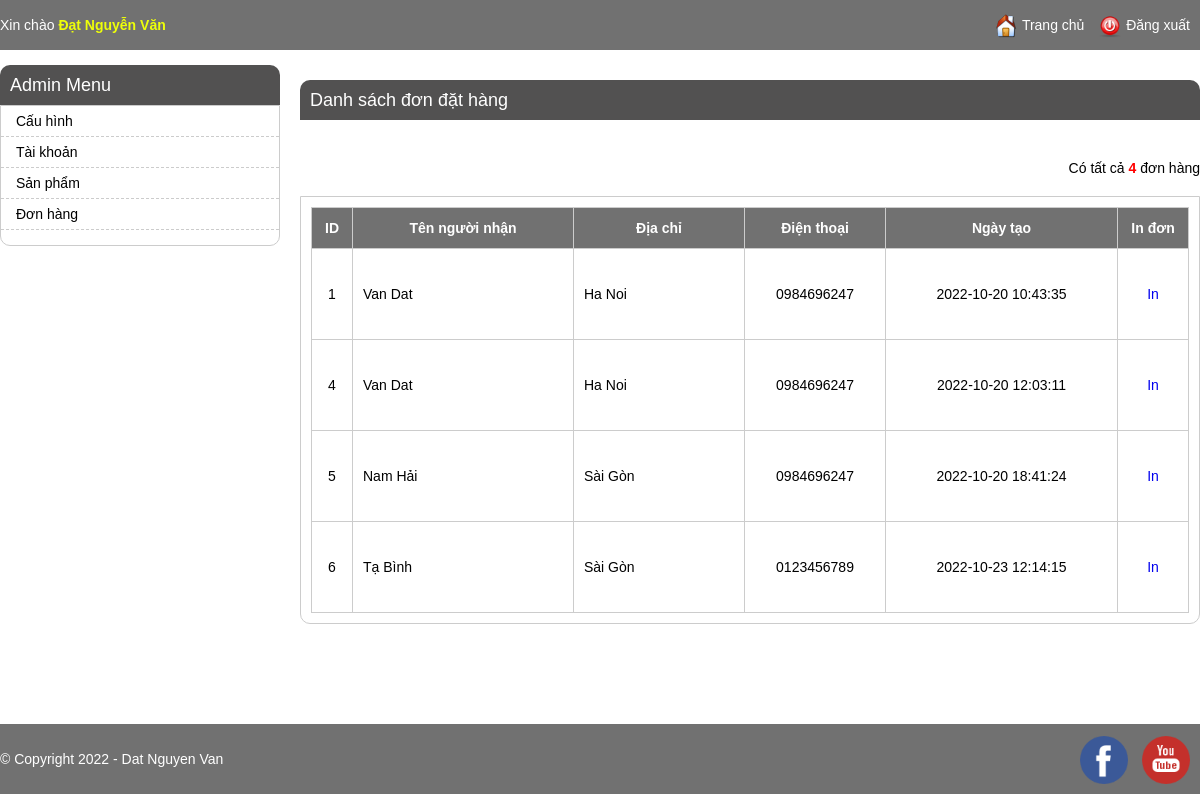
The page /admin/order_listing.php (signed in) on the database its author committed.
### tables this page shows
CREATE TABLE `user` (
  `id` int(11) NOT NULL,
  `name` varchar(50) NOT NULL,
  `email` varchar(50) NOT NULL,
  `password_hash` varchar(255) NOT NULL,
  `address` varchar(250) DEFAULT NULL,
  `tel` varchar(15) DEFAULT NULL,
  `created` datetime NOT NULL DEFAULT current_timestamp(),
  `updated` datetime NOT NULL DEFAULT current_timestamp(),
  `user_level` tinyint(4) NOT NULL DEFAULT 1
);

CREATE TABLE `order` (
  `id` int(11) NOT NULL,
  `user_id` int(11) NOT NULL,
  `name` varchar(50) NOT NULL,
  `email` varchar(50) DEFAULT NULL,
  `tel` varchar(15) NOT NULL,
  `address` varchar(250) NOT NULL,
  `note` varchar(50) DEFAULT NULL,
  `order_date` datetime NOT NULL DEFAULT current_timestamp(),
  `status` tinyint(4) DEFAULT NULL,
  `total_money` int(11) NOT NULL
);

### admin/order_listing.php (the view, shortened to what this page needs)
<?php
if (isset($_SESSION['user_id'])) {
    $mysqli = require __DIR__ . './src/database.php';
    $sql = "SELECT * From user where id = {$_SESSION["user_id"]}";
    $result = $mysqli->query($sql);
    $user = $result->fetch_assoc();
    $orders = $mysqli->query("SELECT * FROM `order`");
}
?>
<!DOCTYPE html>
<html lang="en">
<head>
    <link rel="stylesheet" type="text/css" href="../css/adminStyle1.css">
</head>
<body>
    <?php if (isset($user)) : include "./header.php" ?>
        <div class="main-content">
            <h1>Danh sách đơn đặt hàng</h1>
            <div class="total-items">
                  <span>Có tất cả <strong><?= $orders->num_rows ?></strong> đơn hàng</span>
            </div>
            <div class="listing-items">
                <ul>
                    <li class="listing-item-heading">
                        <div class="listing-prop listing-id">ID</div>
                        <div class="listing-prop listing-name">Tên người nhận</div>
                        <div class="listing-prop listing-address">Địa chỉ</div>
                        <div class="listing-prop listing-phone">Điện thoại</div>
                        <div class="listing-prop listing-button">
                            In đơn
                        </div>
                        <div class="listing-prop listing-time">Ngày tạo</div>
                    </li>
                    <?php  while ($row = mysqli_fetch_array($orders)) { ?>
                    <li>
                        <div class="listing-prop listing-id"><?=$row['id']?></div>
                        <div class="listing-prop listing-name"><?=$row['name']?></div>
                        <div class="listing-prop listing-address"><?=$row['address']?></div>
                        <div class="listing-prop listing-phone"><?=$row['tel']?></div>
                        <div class="listing-prop listing-button">
                            <a href="order_printing.php?id=<?=$row['id']?>" target="_blank">In</a>
                        </div>
                        <div class="listing-prop listing-time"><?= $row["order_date"] ?></div>
                    </li>
                    <?php  } ?>
                </ul>
            </div>
        </div>
        <?php include "./footer.php" ?>
    <?php else :
        header("Location: login.php");
    endif;
    ?>
</body>
</html>

### admin/header.php
<div id="admin-heading-panel">
    <div class="container">
        <div class="left-panel">
            Xin chào <span><?= $user["name"] ?></span>
        </div>
        <div class="right-panel">
            <img height="24" src="../images/icons/home.png" />
            <a href="./index.php">Trang chủ</a>
            <img height="24" src="../images/icons/logout.png" />
            <a href="./logout.php">Đăng xuất</a>
        </div>
    </div>
</div>
<div id="content-wrapper">
    <div class="container">
        <div class="left-menu">
            <div class="menu-heading">Admin Menu</div>
            <div class="menu-items">
                <ul>
                    <li><a href="#">Cấu hình</a></li>
                    <li><a href="account_listing.php">Tài khoản</a></li>
                    <li><a href="product_listing.php">Sản phẩm</a></li>
                    <li><a href="order_listing.php">Đơn hàng</a></li>
                </ul>
            </div>
        </div>
    </div>
</div>

### admin/footer.php (shortened to what this page needs)
<div id="admin-footer">
    <div class="container">
        <div class="left-panel">
            © Copyright 2022 - Dat Nguyen Van
        </div>
        <div class="right-panel">
            <a target="_blank" href="https://www.facebook.com/profile.php?id=100010623635736" title="Facebook"><img height="48" src="../images/icons/facebook.png" /></a>
            <a target="_blank" href="https://www.youtube.com/channel/UCajAz4M2CQ2WQpdGCz4Ba1Q" title="Youtube"><img height="48" src="../images/icons/youtube.png" /></a>
        </div>
    </div>
</div>

### css/adminStyle1.css (style rules this page uses)
body { font-family: arial; padding: 0; margin: 0; font-size: 14px; }
.container { width: 1200px; margin: 0 auto; }
h1 { text-align: center; }
a { text-decoration: none; }
#admin-heading-panel { background: #717171; height: 50px; line-height: 50px; color: #fff; }
#admin-heading-panel a { color: #fff; }
.left-panel { float: left; }
.left-panel span { color: #eeff09; font-weight: bold; }
.right-panel { float: right; }
.right-panel img { vertical-align: middle; }
.right-panel a { margin-right: 10px; }
.left-menu { float: left; width: 280px; }
.main-content { float: left; width: 900px; margin-left: 20px; }
.main-content h1 { margin: 0; text-align: left; background: #525151; color: #fff; font-size: 18px; font-weight: normal; line-height: 40px; border-radius: 10px 10px 0 0; padding: 0 10px; }
#admin-footer { margin-top: 100px; background: #717171; padding: 5px 0; line-height: 60px; color: #FFF; }
#content-wrapper .container { padding: 15px 0; }
.menu-heading { background: #525151; line-height: 20px; padding: 10px; color: #FFF; border-radius: 10px 10px 0 0; font-size: 18px; }
.menu-items ul { margin: 0; padding: 0; }
.menu-items ul li { list-style: none; line-height: 30px; border-bottom: 1px dashed #ccc; padding-left: 15px; }
.menu-items ul li a { color: #000; }
.menu-items ul li:first-child { border-top: 0; }
.menu-items { padding: 0 0px 15px 0px; border: 1px solid #ccc; border-radius: 0 0 10px 10px; }
.listing-items { padding: 10px; border: 1px solid #ccc; border-radius: 0 0 10px 10px; }
.listing-items ul { padding: 0; margin: 0; }
.listing-prop { float: left; border-left: 1px solid #ccc; line-height: 90px; padding: 0 10px; }
.listing-id { width: 20px; text-align: center; }
.listing-name { padding-left: 10px; border-right: 0; float: left; width: 200px; max-height: 90px; overflow: hidden; }
.listing-address { width: 150px; }
.listing-phone { width: 120px; text-align: center; }
.listing-button { float: right; border-left: 1px solid #ccc; border-right: 0; padding: 0 10px; width: 50px; text-align: center; }
.listing-items ul li { list-style: none; border: 1px solid #ccc; border-top: 0; border-left: 0; }
.listing-items ul li:first-child { border-top: 1px solid #ccc; }
.listing-time { width: 211px; text-align: center; }
.listing-item-heading { text-align: center; font-weight: bold; }
.listing-item-heading .listing-prop { height: 40px; line-height: 40px; background: #717171; color: #FFF; }
.total-items { margin: 40px 0 20px; text-align: right; }
.total-items strong { color: red; }

### rows shown on the page
user: name "Đạt Nguyễn Văn"
order: id "1", name "Van Dat", address "Ha Noi", tel "0984696247", order_date "2022-10-20 10:43:35"
order: id "4", name "Van Dat", address "Ha Noi", tel "0984696247", order_date "2022-10-20 12:03:11"
order: id "5", name "Nam Hải", address "Sài Gòn", tel "0984696247", order_date "2022-10-20 18:41:24"
order: id "6", name "Tạ Bình", address "Sài Gòn", tel "0123456789", order_date "2022-10-23 12:14:15"

### other values the page prints
$orders->num_rows "4"
